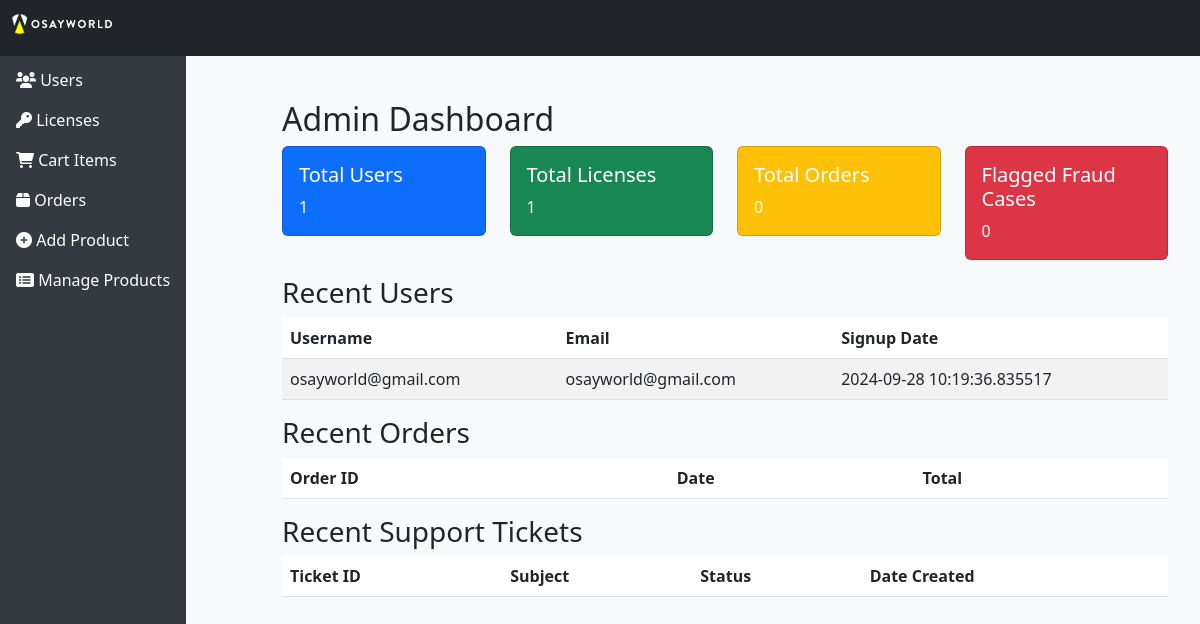
The page /admin/ (signed in) on the database its author committed.
### models/user.py (models this page shows, shortened)
class User(UserMixin, db.Model):
    id = db.Column(db.Integer, primary_key=True)
    username = db.Column(db.String(150), unique=True, nullable=False)
    email = db.Column(db.String(150), unique=True, nullable=False)
    password = db.Column(db.String(150), nullable=False)
    is_admin = db.Column(db.Boolean, default=False)
    is_developer = db.Column(db.Boolean, default=False)
    subscription_active = db.Column(db.Boolean, default=False)
    two_factor_enabled = db.Column(db.Boolean, default=False)  # Two-factor authentication support
    referral_code = db.Column(db.String(10), unique=True, nullable=True)  # Affiliate program support
    profile_picture_url = db.Column(db.String(250), nullable=True)  # User profile picture for admin panel
    last_login = db.Column(db.DateTime, nullable=True)  # Store last login for security analysis
    fraud_flagged = db.Column(db.Boolean, default=False)  # Anti-fraud flag
    currency = db.Column(db.String(10), nullable=False, default="USD")  # Multi-currency support
    created_at = db.Column(db.DateTime, default=datetime.utcnow)
    updated_at = db.Column(db.DateTime, default=datetime.utcnow, onupdate=datetime.utcnow)
    licenses = db.relationship('License', backref='user', lazy=True)
    cart_items = db.relationship('CartItem', backref='user', lazy=True)
    orders = db.relationship('Order', backref='user', lazy=True)
    purchased_items = db.relationship('PurchasedItem', backref='user', lazy=True)
    analytics = db.relationship('Analytics', backref='user', lazy=True)
    reviews = db.relationship('Review', backref='user', lazy=True)
    notifications = db.relationship('Notification', backref='user', lazy=True)
    audit_logs = db.relationship('AuditLog', backref='user', lazy=True)
    tickets = db.relationship('SupportTicket', backref='user', lazy=True)

### routes/admin_routes.py (the view)
    @login_required
    def decorated_function(*args, **kwargs):
        if not current_user.is_admin:
            flash("You do not have permission to access this page.")
            return redirect(url_for('general.index'))
        return f(*args, **kwargs)

### app.py (called while the page is built)
@login_manager.user_loader
def load_user(user_id):
    return User.query.get(int(user_id))  # Load the user by ID from the database

### routes/admin_routes.py (called while the page is built)
def admin_required(f):
    @login_required
    def decorated_function(*args, **kwargs):
        if not current_user.is_admin:
            flash("You do not have permission to access this page.")
            return redirect(url_for('general.index'))
        return f(*args, **kwargs)
    return decorated_function

@admin_bp.before_request
def ensure_user_one_is_admin():
    user = User.query.get(1)
    if user and not user.is_admin:
        user.is_admin = True
        db.session.commit()

@admin_bp.route('/', methods=['GET'], endpoint='dashboard')
@admin_required
def dashboard():
    total_users = User.query.count()
    total_licenses = License.query.count()
    total_orders = Order.query.count()
    recent_users = User.query.order_by(User.created_at.desc()).limit(5).all()
    recent_orders = Order.query.order_by(Order.order_date.desc()).limit(5).all()
    flagged_fraud = FraudDetection.query.count()
    return render_template('admin/dashboard.html',
                           total_users=total_users,
                           total_licenses=total_licenses,
                           total_orders=total_orders,
                           recent_users=recent_users,
                           recent_orders=recent_orders,
                           flagged_fraud=flagged_fraud)

### templates/admin/dashboard.html (shortened to what this page needs)
{% extends "admin/admin_base.html" %}
{% block content %}
<h2>Admin Dashboard</h2>
<div class="row">
    <div class="col-lg-3 col-md-6">
        <div class="card text-white bg-primary mb-3">
            <div class="card-body">
                <h5 class="card-title">Total Users</h5>
                <p class="card-text">{{ total_users }}</p>
            </div>
        </div>
    </div>
    <div class="col-lg-3 col-md-6">
        <div class="card text-white bg-success mb-3">
            <div class="card-body">
                <h5 class="card-title">Total Licenses</h5>
                <p class="card-text">{{ total_licenses }}</p>
            </div>
        </div>
    </div>
    <div class="col-lg-3 col-md-6">
        <div class="card text-white bg-warning mb-3">
            <div class="card-body">
                <h5 class="card-title">Total Orders</h5>
                <p class="card-text">{{ total_orders }}</p>
            </div>
        </div>
    </div>
    <div class="col-lg-3 col-md-6">
        <div class="card text-white bg-danger mb-3">
            <div class="card-body">
                <h5 class="card-title">Flagged Fraud Cases</h5>
                <p class="card-text">{{ flagged_fraud }}</p>
            </div>
        </div>
    </div>
</div>
<h3>Recent Users</h3>
<table class="table table-striped">
    <thead>
        <tr>
            <th>Username</th>
            <th>Email</th>
            <th>Signup Date</th>
        </tr>
    </thead>
    <tbody>
        {% for user in recent_users %}
        <tr>
            <td>{{ user.username }}</td>
            <td>{{ user.email }}</td>
            <td>{{ user.created_at }}</td>
        </tr>
        {% endfor %}
    </tbody>
</table>
<h3>Recent Orders</h3>
<table class="table table-striped">
    <thead>
        <tr>
            <th>Order ID</th>
            <th>Date</th>
            <th>Total</th>
        </tr>
    </thead>
</table>
<h3>Recent Support Tickets</h3>
<table class="table table-striped">
    <thead>
        <tr>
            <th>Ticket ID</th>
            <th>Subject</th>
            <th>Status</th>
            <th>Date Created</th>
        </tr>
    </thead>
</table>
{% endblock %}

### templates/admin/admin_base.html (style rules this page uses)
body { background-color: #f8f9fa; }
.card { margin-bottom: 20px; }

### rows shown on the page
User: username "osayworld@gmail.com", email "osayworld@gmail.com", created_at "2024-09-28 10:19:36.835517"

### other values the page prints
{{ total_users }} "1"
{{ total_licenses }} "1"
{{ total_orders }} "0"
{{ flagged_fraud }} "0"
